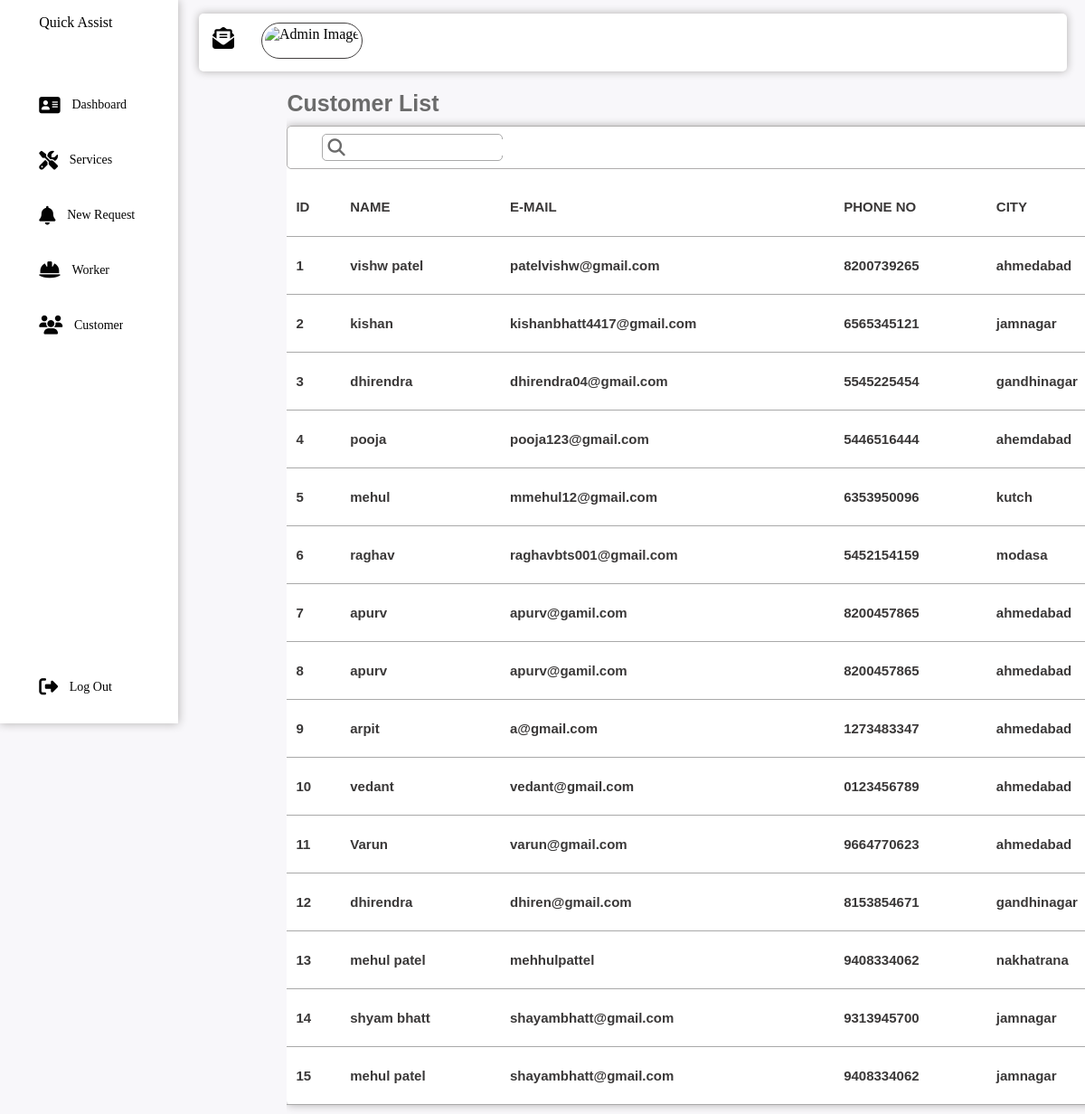
Page /fadmin/customer.php on the committed database.
### tables this page shows
CREATE TABLE `customer` (
  `cus_id` int(5) NOT NULL,
  `cus_name` varchar(30) NOT NULL,
  `cus_email` varchar(30) NOT NULL,
  `cus_phno` varchar(13) NOT NULL,
  `password` varchar(8) NOT NULL,
  `city` varchar(30) NOT NULL,
  `cus_img` varchar(100) NOT NULL
);

### fadmin/customer.php (the view, shortened to what this page needs)
<?php require'head.php'?>
<!DOCTYPE html>
<html lang="en">
    <head>
        <link rel="stylesheet" href="admin.css">
    </head>
    <body>
        <main>
            <h4>Customer List<h4>
            <div class="tableview">
                <div class="heading">
                    <div class="tablesearchbox">
                        <i class="fa-solid fa-magnifying-glass"></i>
                        <input type="text" id="search" onkeyup="search()">
                    </div>
                </div>
                <div>
                    <table id="table">
                        <tr>
                            <td>ID</td>
                            <td>NAME</td>
                            <td>E-MAIL </td>
                            <td>PHONE NO</td>
                            <td>CITY</td>
                        </tr>
                        <?php
                            $sql = "SELECT * FROM customer";
                            $result = $conn->query($sql);
                            if($result->num_rows > 0){
                                while($row = $result->fetch_assoc())
                                {
                        ?>
                                    <tr>
                                        <td><?php echo $row['cus_id'];?></td>
                                        <td><?php echo $row['cus_name'];?></td>
                                        <td><?php echo $row['cus_email'];?></td>
                                        <td><?php echo $row['cus_phno'];?></td>
                                        <td><?php echo $row['city'];?></td>
                                    </tr>
                        <?php
                                }
                            }
                        ?>
                    </table>
                </div>
            </div>
        </main>
    </body>
</html>

### fadmin/admin.css (style rules this page uses)
* { margin: 0; padding:0; border: none; outline: none; box-sizing: border-box; }
body { display:flex; width: 100%; background-color: #f8f7fa; }
main { margin-top: 100px; margin-left:120px; width: 80%; font-family:sans-serif; font-size: 25px; color: rgb(107, 107, 107); overflow-x: hidden; }
.tableview { width: 1070px; margin: 10px 0px; box-shadow: 0px 0px 10px rgb(175, 173, 173); border-radius: 5px; background-color: white; }
.heading { display: flex; padding: 8px; border: solid 1px rgb(175, 173, 173); border-radius: 5px; margin-bottom: 10px; }
.tablesearchbox { display: flex; border: solid 1px darkgray; padding: 5px; border-radius: 5px; height: 30px; margin-left: 30px; width: 200px; }
.tablesearchbox i { font-size:1.2rem; margin-right: 5px; }
table { width: 1060px; border-collapse: collapse; font-size: medium; color: rgb(58, 56, 56); }
table td { padding: 5px 10px; border-bottom: solid 1px darkgray; border-radius: 5px; margin-left: 5px; font-size: 15px; width: fit-content; height: 8vh; }

### rows in the picture
customer: cus_id "1", cus_name "vishw patel", cus_email "patelvishw@gmail.com", cus_phno "8200739265", city "ahmedabad"
customer: cus_id "2", cus_name "kishan", cus_email "kishanbhatt4417@gmail.com", cus_phno "6565345121", city "jamnagar"
customer: cus_id "3", cus_name "dhirendra", cus_email "dhirendra04@gmail.com", cus_phno "5545225454", city "gandhinagar"
customer: cus_id "4", cus_name "pooja", cus_email "pooja123@gmail.com", cus_phno "5446516444", city "ahemdabad"
customer: cus_id "5", cus_name "mehul", cus_email "mmehul12@gmail.com", cus_phno "6353950096", city "kutch"
customer: cus_id "6", cus_name "raghav", cus_email "raghavbts001@gmail.com", cus_phno "5452154159", city "modasa"
customer: cus_id "7", cus_name "apurv", cus_email "apurv@gamil.com", cus_phno "8200457865", city "ahmedabad"
customer: cus_id "8", cus_name "apurv", cus_email "apurv@gamil.com", cus_phno "8200457865", city "ahmedabad"
customer: cus_id "9", cus_name "arpit", cus_email "a@gmail.com", cus_phno "1273483347", city "ahmedabad"
customer: cus_id "10", cus_name "vedant", cus_email "vedant@gmail.com", cus_phno "0123456789", city "ahmedabad"
customer: cus_id "11", cus_name "Varun", cus_email "varun@gmail.com", cus_phno "9664770623", city "ahmedabad"
customer: cus_id "12", cus_name "dhirendra", cus_email "dhiren@gmail.com", cus_phno "8153854671", city "gandhinagar"
customer: cus_id "13", cus_name "mehul patel", cus_email "mehhulpattel", cus_phno "9408334062", city "nakhatrana"
customer: cus_id "14", cus_name "shyam bhatt", cus_email "shayambhatt@gmail.com", cus_phno "9313945700", city "jamnagar"
customer: cus_id "15", cus_name "mehul patel", cus_email "shayambhatt@gmail.com", cus_phno "9408334062", city "jamnagar"
